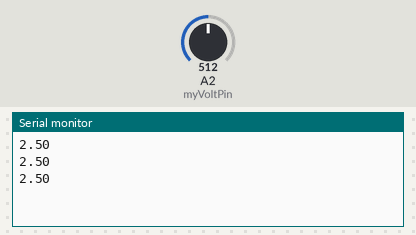
A sketch run on a simulated Arduino Uno, built with avr-gcc and run on an emulated ATmega328P. On the bench: the last lines printed to the serial monitor. Inputs (shaded band) come from the test bench; at power-on: A2 (myVoltPin) = 512.

Above: at 1.3 s.
1.4 s: A2 (myVoltPin) set to 716
At 1.9 s:
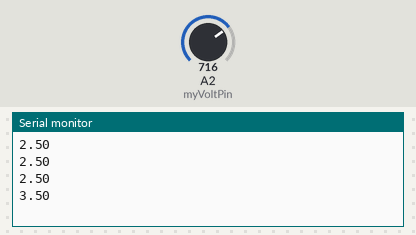
2.9 s: A2 (myVoltPin) set to 900
At 3.4 s:
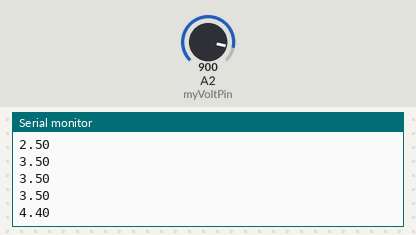
Timing chart, 0 to 5.9 s (numbered marks = the images above; inputs shaded):
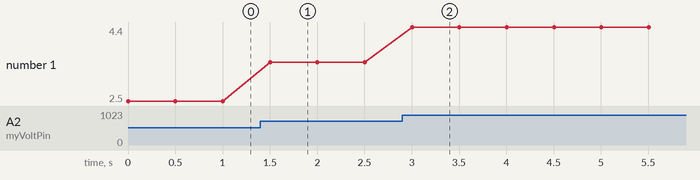

Measured:
- after the input at 1.4 s, the serial monitor: prints a new line after 0.10 s (image 1)
- after the input at 2.9 s, the serial monitor: prints a new line after 0.10 s (image 2)
- plotted number 1: 2.5 → 3.5 after the input at 1.4 s, 3.5 → 4.4 after the input at 2.9 s

The sketch:

Potentiometers.ino
```cpp
int myVoltPin = A2;
int readVal;
float V2;
int waitTime = 500;

void setup() {
  // put your setup code here, to run once:
  Serial.begin(9600);


}

void loop() {
  // put your main code here, to run repeatedly:
  readVal = analogRead(myVoltPin);
  V2 = (5./1023.)*readVal;
  Serial.println(V2);
  delay(waitTime);

}
```
